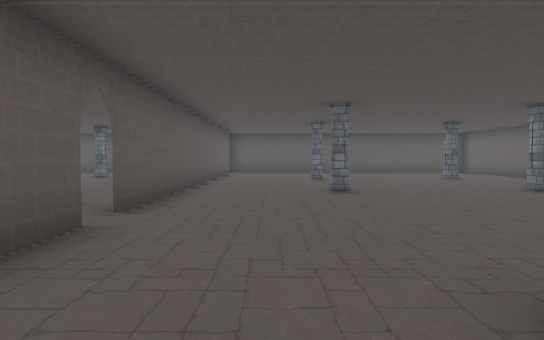
view 1 (above)

24 first-person views from a walk through a scene from a Unity 3-D project. The camera is 1.5 m above the floor, tilts 2° down and sees 75° across. The floor is counted in squares, 2 m on a side. Each view is taken from the middle of a square. On the plan, view 1 faces up. The plan holds only what a view shows up to about 11 squares ahead; the rest is blank. The place goes on beyond the plan. The player character is not drawn. Some animated figures are not drawn. Some surface patterns are stand-ins.

view 2
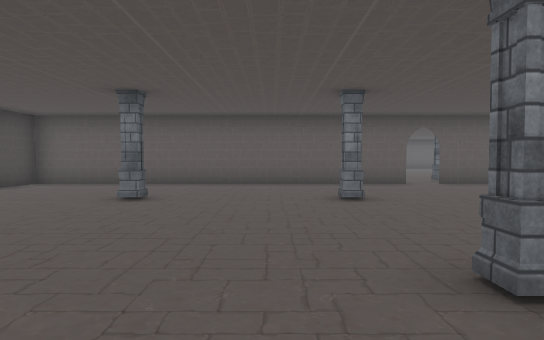

view 3
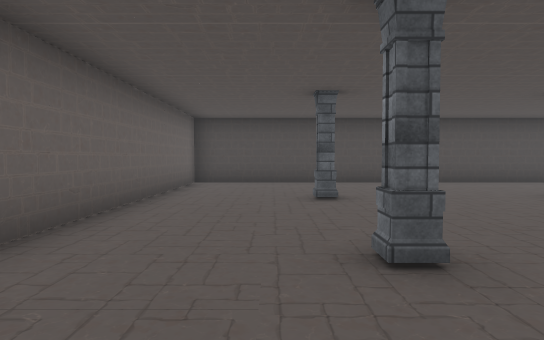

view 4
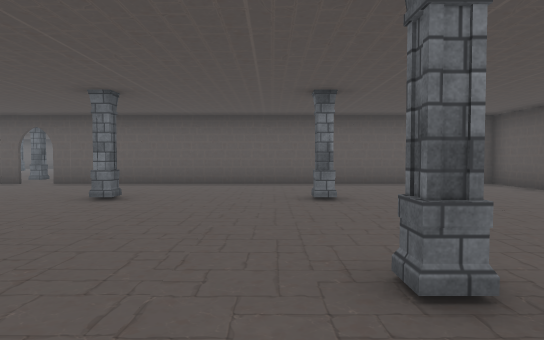

view 5
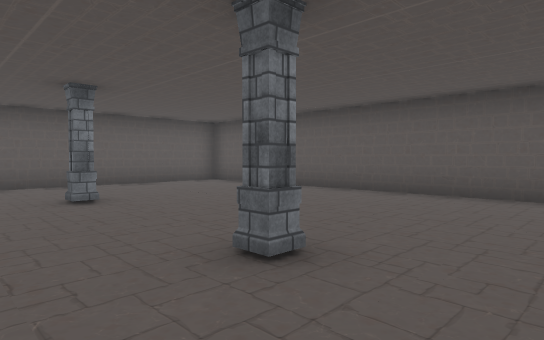

view 6
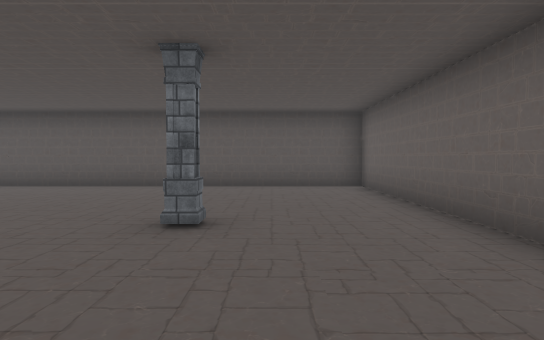

view 7
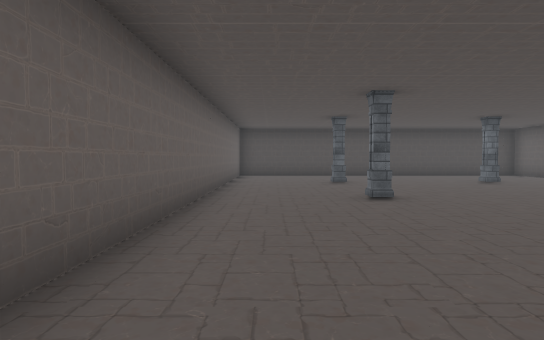

view 8
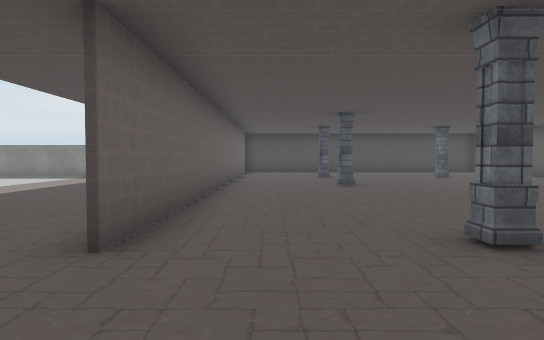

view 9
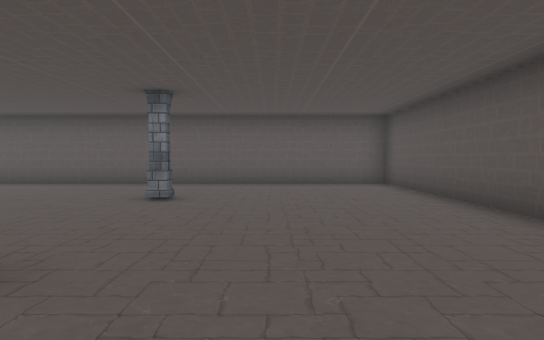

view 10
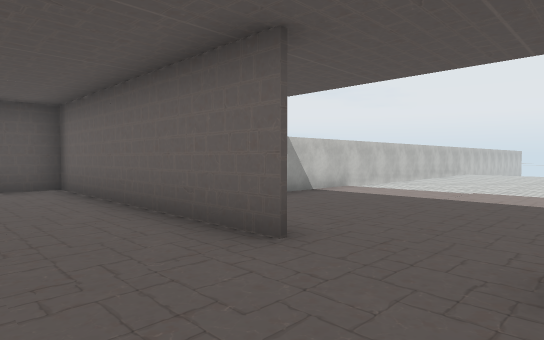

view 11
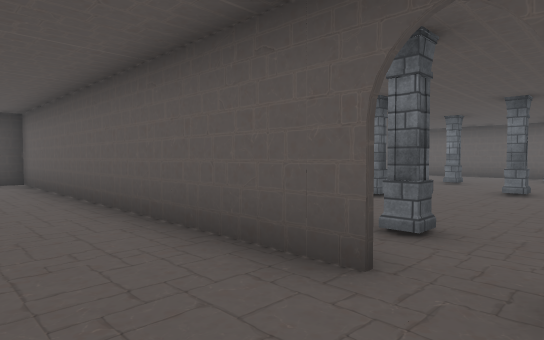

view 12
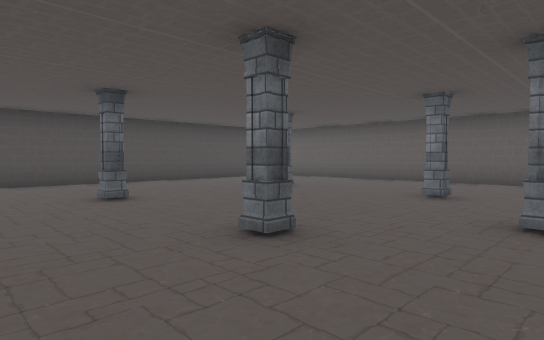

view 13
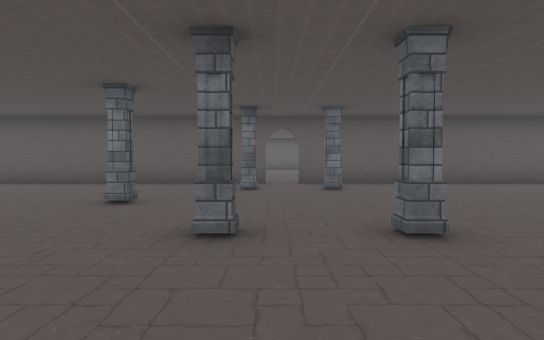

view 14
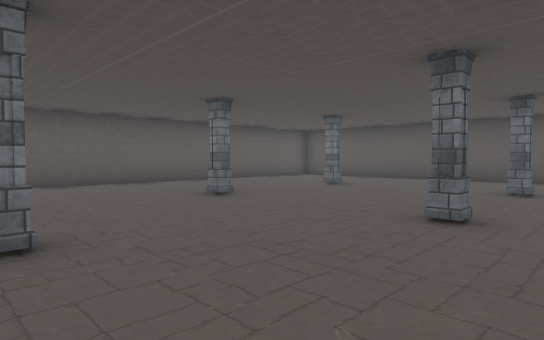

view 15
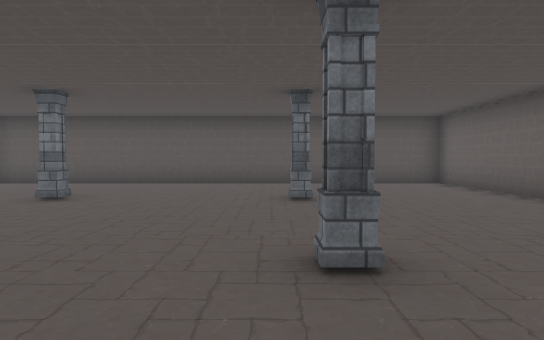

view 16
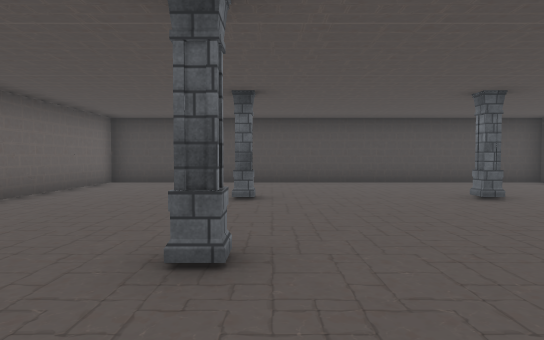

view 17
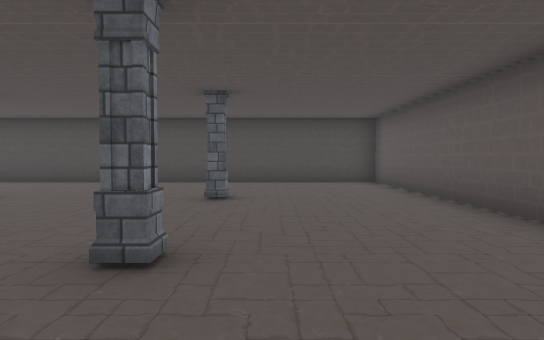

view 18
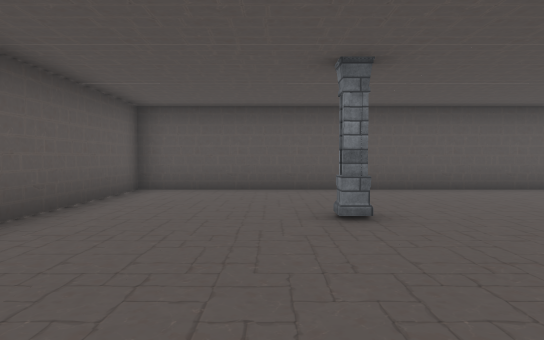

view 19
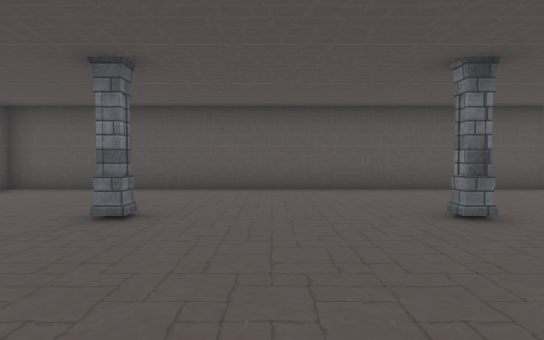

view 20
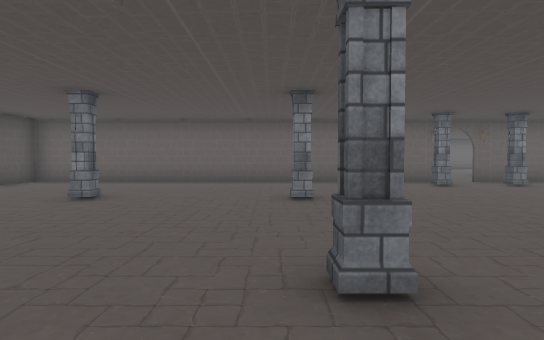

view 21
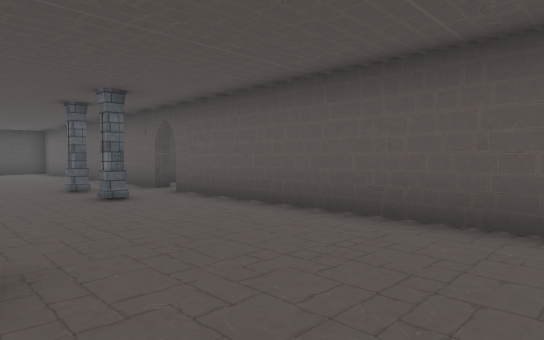

view 22
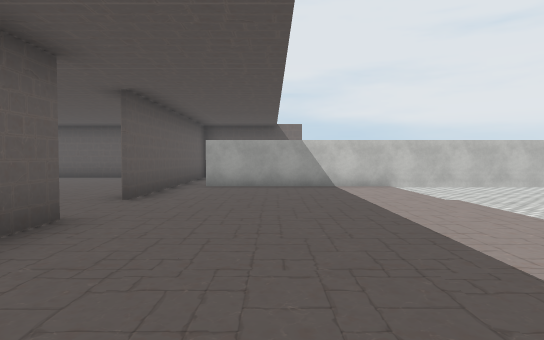

view 23
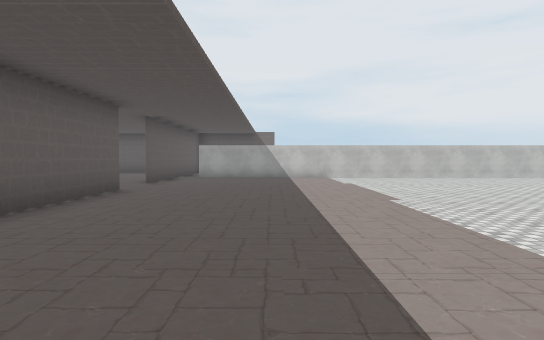

view 24
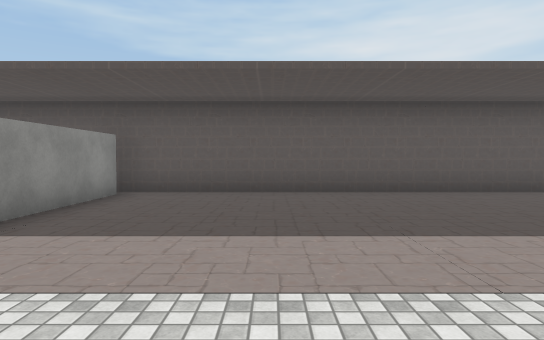

### Floor plan
Points are (right, up) in squares from view 1. A wall is a line through its corners. A room is listed if a view was taken in it or the views show most of it. See-through windows are left out.
Room 1 (views 1, 2, 3, 4, 5, 6, 7, 8, 9, 10, 11)
walls: (-2.1, 3.9) (-2.1, -6.7); (9.3, 10.3) (9.3, 17.2) (-1.9, 17.2); (3.6, -6.7) (9.3, -6.7) (9.3, 8.3); (-2, -6.7) (2, -6.7); (-2.1, 17.4) (-2.1, 4.8)
ways out: opening at (-2, 4) to room 2; opening at (9, 9.5) to room 3
objects: other object (1, -3) to (2, -3); other object (1, 1) to (2, 1); other object (2, 8); other object (2, 12); other object (6, -2); other object (6, 2); other object (6, 8); other object (6, 12)
Room 2 (views 12, 13, 14, 15, 16, 17, 18, 19, 20, 21)
walls: (-2.2, 5) (-2.2, 6); (-15.6, 3.8) (-15.1, 3.8) (-15.1, -6.7) (-2, -6.7); (-2.2, 7.9) (-2.2, 17.3); (-2.2, 1.6) (-2.2, 3.9); (-1.9, 17.2) (-15.1, 17.2) (-15.1, 4.8); (-2.2, -6.7) (-2.2, -2.2)
ways out: opening at (-2, 4) to room 1; opening at (-15, 4)
objects: other object (-14, 3) to (-13, 3); other object (-14, 5) to (-13, 5); other object (-11, -2); other object (-11, 2); other object (-11, 10); other object (-11, 14); other object (-9, 3) to (-8, 3); other object (-9, 5) to (-8, 5); other object (-7, -3) to (-6, -3); other object (-7, 1) to (-6, 1); other object (-7, 9) to (-6, 9); other object (-7, 13) to (-6, 13); other object (-4, 3) to (-3, 3); other object (-4, 5) to (-3, 5)
Room 3 (views 22, 23, 24)
walls: (9.4, 8.3) (9.4, -2.4); (9.8, -2.2) (13, -2.2); (9.4, 12.6) (9.4, 10.1); (17.5, 13.3) (10.2, 13.3)
ways out: opening at (9, 9.5) to room 1; opening at (10, 13)

Where each view was taken, in squares from view 1:
view 1: 0 up, 0 right, facing up
view 2: 0 up, 8 right, facing left
view 3: 4 up, 7 right, facing down
view 4: 11 up, 8 right, facing left
view 5: 10 up, 8 right, facing up-left
view 6: 8 up, 7 right, facing up
view 7: 8 up, 8 right, facing down
view 8: 11 up, 8 right, facing down
view 9: 14 up, 8 right, facing left
view 10: 8 up, 7 right, facing up-right
view 11: 5 up, 0 right, facing down-left
view 12: 4 up, 4 left, facing down-left
view 13: 4 up, 5 left, facing left
view 14: 5 up, 5 left, facing up-left
view 15: 7 up, 7 left, facing up
view 16: 4 up, 7 left, facing down
view 17: 4 up, 12 left, facing down
view 18: 9 up, 12 left, facing up
view 19: 9 up, 9 left, facing up
view 20: 10 up, 13 left, facing right
view 21: 12 up, 11 left, facing down-left
view 22: 4 up, 12 right, facing up
view 23: 0 up, 13 right, facing up
view 24: 1 up, 17 right, facing left
